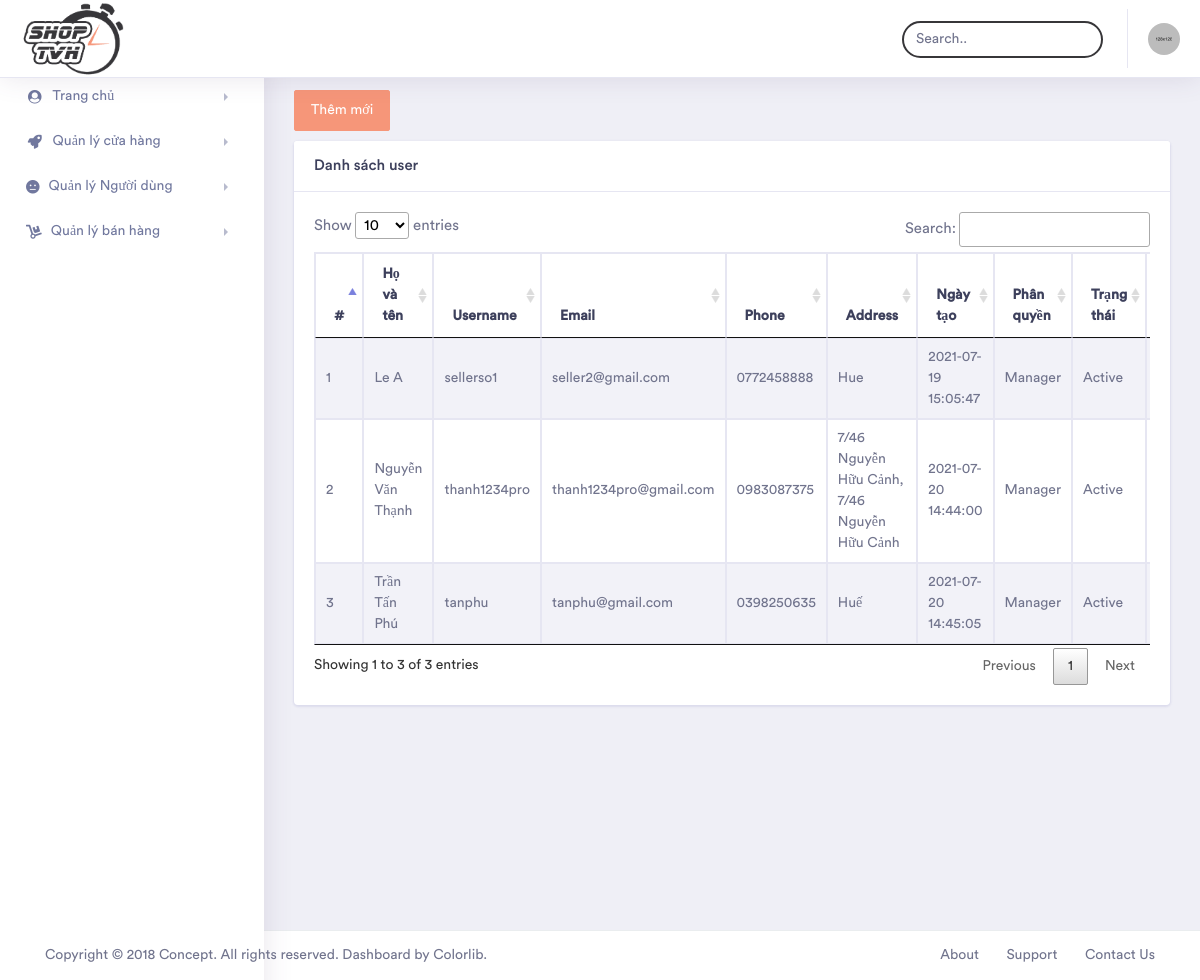
The page /admin/index.php?module=listuser (signed in) on the database its author committed.
### tables this page shows
CREATE TABLE `member` (
  `MemberID` int(11) NOT NULL,
  `Username` varchar(50) NOT NULL,
  `Password` varchar(50) NOT NULL,
  `Fullname` varchar(255) DEFAULT NULL,
  `Email` varchar(255) DEFAULT NULL,
  `Phone` varchar(20) DEFAULT NULL,
  `Address` varchar(255) DEFAULT NULL,
  `CreateDate` datetime DEFAULT NULL,
  `RoleID` int(11) NOT NULL,
  `Status` bit(1) NOT NULL
);

CREATE TABLE `role` (
  `RoleID` int(11) NOT NULL,
  `RoleName` varchar(100) NOT NULL,
  `Status` bit(1) NOT NULL
);

### admin/modules/listuser.php (the view, shortened to what this page needs)
<div class="container-fluid  dashboard-content">
    <div class="row">
        <div class="col-xl-12 col-lg-12 col-md-12 col-sm-12 col-12">
             <button type="button" class="btn btn-primary" style="margin-bottom: 10px;">
                <a class="" href="index.php?module=adduser" style="color: white;">Thêm mới</a>
            </button>
            <div class="card">
                <h5 class="card-header">Danh sách user</h5>
                <div class="card-body">
                    <div class="table-responsive">
                        <table id="table_id" class="table table-striped table-bordered first">
                            <thead>
                                <tr>
                                    <th>#</th>
                                    <th>Họ và tên</th>
                                    <th>Username</th>
                                    <th>Email</th>
                                    <th>Phone</th>
                                    <th>Address</th>
                                    <th>Ngày tạo</th>
                                    <th>Phân quyền</th>
                                    <th>Trạng thái</th>
                                    <th></th>
                                </tr>
                            </thead>
                            <tbody>
                                <?php
                                $sqlSelect = "SELECT * FROM member WHERE MemberID > 1";
                                $result = mysqli_query($conn, $sqlSelect) or die("Lỗi truy vấn");
                                if (mysqli_num_rows($result) > 0) {
                                    $count = 0;
                                    while ($row = mysqli_fetch_assoc($result)) {
                                        $count++;
                                    ?>
                                    <tr>
                                        <td><?php echo $count?></td>
                                        <td><?php echo $row["Fullname"]?></td>
                                        <td><?php echo $row["Username"];?></td>
                                        <td><?php echo $row["Email"];?></td>
                                        <td><?php echo $row["Phone"];?></td>
                                        <td><?php echo $row["Address"];?></td>
                                        <td><?php echo $row["CreateDate"];?></td>
                                        <?php
                                            $sqlSelectr = "SELECT * FROM role WHERE RoleID=".$row["RoleID"];
                                            $resultr = mysqli_query($conn, $sqlSelectr) or die("Lỗi truy vấn");
                                                    while($rowr = mysqli_fetch_array($resultr)){
                                        ?>
                                        <td><?php echo $rowr["RoleName"];?></td>
                                        <?php }?>
                                        <td><?php echo $row["Status"] ? "Active" : "Not working" ?></td>
                                        <td><a href="index.php?module=edituser&id=<?php echo $row["MemberID"]?>">Sửa</a></td>
                                    </tr>
                                <?php }
                                    } ?>
                            </tbody>
                        </table>
                    </div>
                </div>
            </div>
        </div>
    </div>
</div>

### rows shown on the page
member: Fullname "Le A", Username "sellerso1", Email "seller2@gmail.com", Phone "0772458888", Address "Hue", CreateDate "2021-07-19 15:05:47", Status "Active"
role: RoleName "Manager"
member: Fullname "Nguyễn Văn Thạnh", Username "thanh1234pro", Email "thanh1234pro@gmail.com", Phone "0983087375", Address "7/46 Nguyễn Hữu Cảnh, 7/46 Nguyễn Hữu Cảnh", CreateDate "2021-07-20 14:44:00", Status "Active"
member: Fullname "Trần Tấn Phú", Username "tanphu", Email "tanphu@gmail.com", Phone "0398250635", Address "Huế", CreateDate "2021-07-20 14:45:05", Status "Active"
